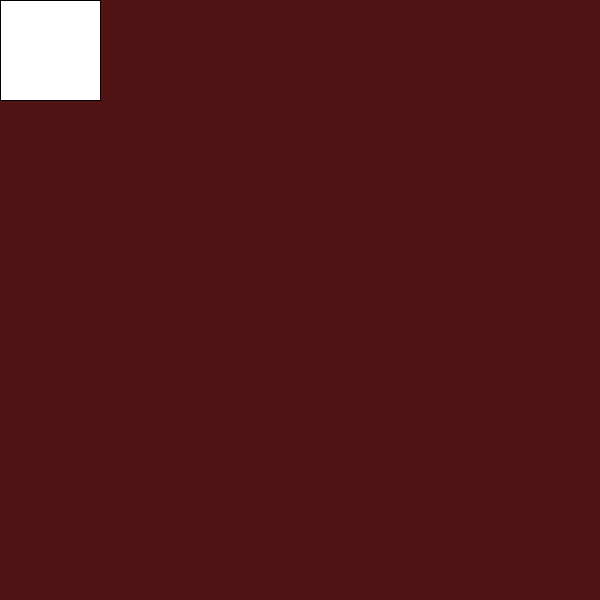
Frame 1 (no input)
Frame 60 (the mouse pressed at the canvas centre just before this capture): identical to frame 1, image omitted
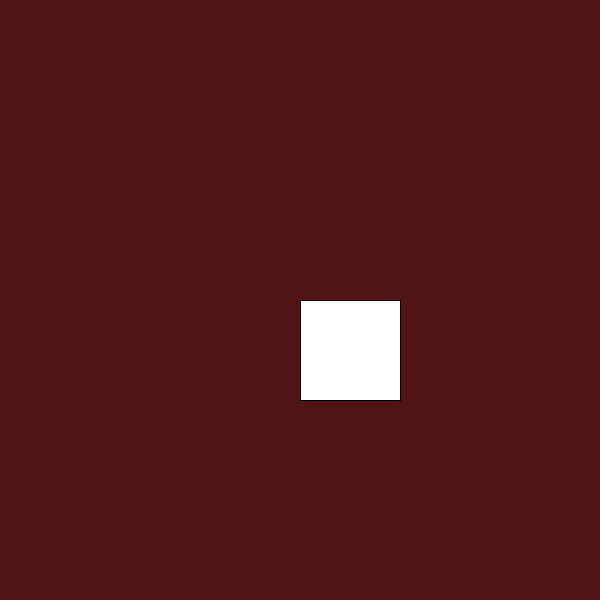
Frame 120 (the mouse held since frame 60 and released just before this capture)

The Processing sketch that drew these frames (run headless with seeded random() and noise(); from frame 60 on, the mouse is pressed at the canvas centre):

// Processing sketch: ejemplo_clase
// ── ejemplo_clase.pde
color fondo;
rectangulo figura;

void setup() {
  rect(30, 20, 55, 55);
  size(600, 600);
  fondo = color(80, 20, 20);
  figura = new rectangulo();
}

void draw() {
  background(fondo);
  figura.mover();
  figura.pintar();
}

void keyPressed() {
  if (key == 'a') {
    fondo = color(60, 40, 10);
  }
  if (key == 'b'){
    figura.cambiarColor();
  }
}
// ── claseRectangulo.pde
class rectangulo {
  float x;
  float y;
  color color1;
  rectangulo() {
    x = 0;
    y = 0;
    color1 = color(255, 255, 255);
  }
  void mover(){
    x = mouseX;
    y = mouseY;
  }
  void pintar(){
    fill(color1);
    rect(x, y, 100, 100);
  }
  void cambiarColor(){
    color1 = color(random(255), random(255), random(255));
  }
}
